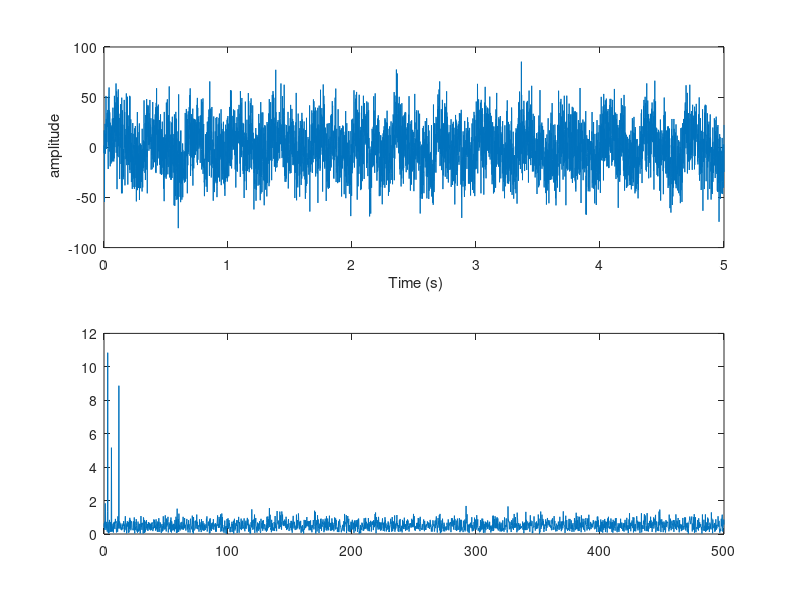

Write the MATLAB code that produced this figure. (Note: this script raises an error after producing the figure.)
pkg load signal;

  %%% example of signal 
  T = 10;                                  % 10 sec sample
  fs = 100;                                % Sample frequency (Hz)
  t = 0:1/fs:T-1/fs;                       % 10 sec sample
  x = (1.3)*sin(2*pi*15*t) ...             % 15 Hz component
   + (1.7)*sin(2*pi*40*(t-2)) ...         % 40 Hz component
   + 2*randn(size(t));                    %  noise;

    plot(t,x)
    xlabel('time (1/100 sec)')
    ylabel('signal')
    title('Time Domain');
  
  %%% FFT 
  m = length(x);          % Window length
  n = pow2(nextpow2(m));  % Transform length
  y = fft(x,n);           % DFT
  f = (0:n-1)*(fs/n);     % Frequency range
  power = y.*conj(y)/n;   % Power of the DFT
  fm = min( find( power == max(power) ) * (fs/n) );
  plot(f,power)
  xlabel('Frequency (Hz)')
  ylabel('Power')
  title('Periodogram');
  
  y = fft(x);
  power_timedomain = sum(abs(x).^2) /length(x)
  power_freqdomain  =  sum(y.*conj(y))/(length(y)^2) 
  
  f = (0:length(y)-1)*(fs/length(y));
  power = y.*conj(y)/(length(y)^2) ;
  plot(f,power)
  xlabel('Frequency (Hz)')
  ylabel('Power')
  title('Periodogram');

######
srate = 1000;
t = 0: 1/ srate: 10;
n = length( t);
csw = exp( 1i* 2* pi* t);% csw = complex sine wave
plot3( t, real( csw), imag( csw))
xlabel(' time'),
ylabel(' real part')
xlabel(' time'),
ylabel(' real part')
zlabel(' imaginary part')
rotate3d % active click-and-drag in Matlab

########  definition
signal = 2* sin( 2* pi* 3* t + pi/ 2);
fouriertime = (0: n-1)/ n; % n is length( t)
signalX = zeros( size( signal));
for fi = 1: length( signalX)
 csw = exp(-1i* 2* pi*( fi-1)* fouriertime);
signalX( fi) = sum( csw.* signal )/ n;
end



##################
srate = 1000;
t = 0: 1/ srate: 5;
n = length( t);
a =[ 10 2 5 8];
f =[ 3 1 6 12];
swave = zeros( size( t));
for i = 1: length( a)
 swave = swave + a( i)* sin( 2* pi* f( i)* t);
end % Fourier transform

 swaveX = fft( swave)/ n;
 hz = linspace( 0, srate/ 2, floor( n/ 2) + 1); % plot
 subplot( 211), plot( t, swave)
 xlabel(' Time (s)'),
 ylabel(' amplitude')

 subplot( 212)
plot( hz, 2* abs( swaveX( 1: length( hz))))
 set( gca,'xlim',[ 0 max( f)* 1.3]);
 xlabel(' Frequencies (Hz)'),
ylabel(' amplitude')

#############
swaveN = swave + randn( size( swave))* 20;
swaveNX = fft( swaveN)/ n;
subplot( 211),
plot( t, swaveN)
xlabel(' Time (s)'),
ylabel(' amplitude')

subplot( 212)
plot( hz, 2* abs( swaveNX( 1: length( hz))))
set( gca,' xlim',[ 0 max( f)* 1.3]);
xlabel(' Frequencies (Hz)'),
ylabel(' amplitude')


nyquistfreq = srate/ 2;
hz = linspace( 0, nyquistfreq, floor( n/ 2) + 1);


subplot( 211)
plot( hz, 2* abs( signalX( 1: length( hz)))),
hold on
plot( hz, 2* abs( signalXF( 1: length( hz))),' r')
xlabel(' Frequencies (Hz)')
ylabel(' Amplitude')
set( gca,'xlim',[ 0 10]);

subplot( 212)
plot( hz, angle( signalX( 1: floor( n/ 2) + 1)))
xlabel(' Frequencies (Hz)')
ylabel(' Phase (radians)');



#########
srate = 1000;
t = 0: 1/ srate: 5;
n = length(t);
a =[ 10 2 5 8];
f =[ 3 1 6 12];
swave = zeros( size( t));
for i = 1: length( a)
 swave = swave + a( i)* sin( 2* pi* f( i)* t);
end % Fourier transform

swaveX = fft( swave)/ n;
hz = linspace( 0, srate/ 2, floor( n/ 2) + 1);

% plot
subplot( 211),
plot( t, swave)
set( gca,'xlim',[ 0 5]);
xlabel(' Time (s)'),
ylabel(' amplitude')

subplot( 212)
plot( hz, 2* abs( swaveX( 1: length( hz))))
set( gca,'xlim',[ 0 max( f)* 1.3]);
xlabel(' Frequencies (Hz)'),
ylabel(' amplitude')

###
[junk, tenHzidx] = min(abs(hz-10));
tenHzidx = dsearchn( hz', 10);

####
frex_idx = sort( dsearchn( hz', f'));
requested_frequences = 2* abs( swaveX( frex_idx));
bar( requested_frequences)
xlabel(' Frequencies (Hz)'),
ylabel(' Amplitude')

##### extracting power on bands 10 30 60 hz
zeroHzidx = dsearchn( hz', 0);
tenHzidx = dsearchn( hz', 10);
thirtyHzidx = dsearchn( hz', 30);
sixtyHzidx = dsearchn( hz', 60);
tailHzidx = dsearchn( hz', 1000);
frex_idx = [tenHzidx thirtyHzidx sixtyHzidx tailHzidx];
requested_frequences = 2* abs( swaveX( frex_idx));
bar( requested_frequences)
xlabel(' Frequencies (Hz)'),
ylabel(' Amplitude')
                     
power_timedomain = sum(abs(swave).^2) /length(swave)
power_freqdomain  =  sum(swaveX.*conj(swaveX))
                     
p1 = 2*sum(swaveX(zeroHzidx:tenHzidx).*conj(swaveX(zeroHzidx:tenHzidx)))
p2 = 2*sum(swaveX(tenHzidx:thirtyHzidx).*conj(swaveX(tenHzidx:thirtyHzidx)))
p3 = 2*sum(swaveX(thirtyHzidx:sixtyHzidx).*conj(swaveX(thirtyHzidx:sixtyHzidx)))
p4 = 2*sum(swaveX(sixtyHzidx:tailHzidx).*conj(swaveX(sixtyHzidx:tailHzidx)))
                     
p1 + p2 + p3 + p4

bar( [p1 p2 p3 p4] )
xlabel(' Frequencies bands (Hz)'),
ylabel(' Power')
                     
##### find min freq t.c. che cattura 50% power segnale 
nyquistfreq = srate/ 2;
f_50 = -1;
for fr = 0:1:nyquistfreq
  Hzidx = dsearchn( hz', fr);
  p_fr = 2*sum(swaveX(zeroHzidx:Hzidx).*conj(swaveX(zeroHzidx:Hzidx)));
  if (p_fr >= power_timedomain * 0.5 )
    f_50 = fr;
    break;
  endif
endfor

f_50
                   
##### autocorrelazione 
pkg load signal;
xcorr(swave);

                
                                                                                                                                                                                                                                                 
                                                                                                                                                                                                                                                 



  
  
  